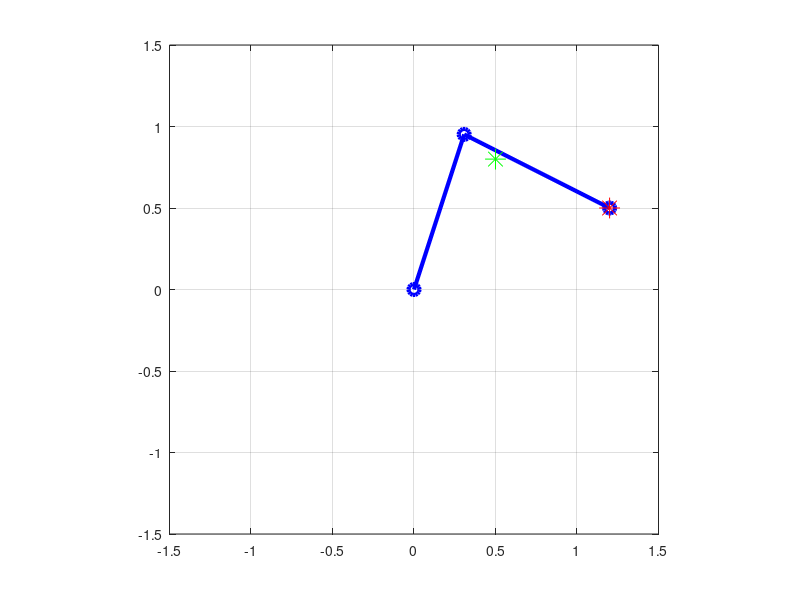
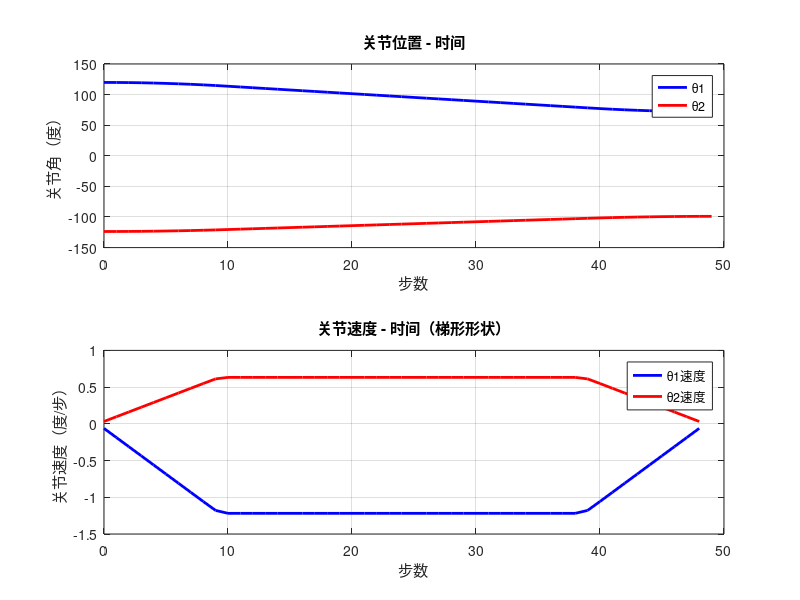

Write the MATLAB code that produced these figures, in order.
%% 全手写2R机械臂仿真：正运动学 + 逆运动学 + 轨迹规划
clear; clc; close all;

L1 = 1; L2 = 1;

%% ===== 1. 起点和终点 =====
start_point = [0.5, 0.8];   % 起点
end_point   = [1.2, 0.5];   % 终点

%% ===== 2. 逆运动学：从点求关节角（解析法）=====
function q = my_ik(x_target, y_target, L1, L2)
    cos_theta2 = (x_target^2 + y_target^2 - L1^2 - L2^2) / (2*L1*L2);
    theta2 = atan2(-sqrt(1-cos_theta2^2), cos_theta2);  % 肘下解
    phi = atan2(y_target, x_target);
    beta = atan2(L2*sin(theta2), L1+L2*cos(theta2));
    theta1 = phi - beta;
    q = [theta1; theta2];
end

%% ===== 3. 正运动学：从关节角求位置（手写）=====
function [x, y] = my_fk(q, L1, L2)
    x = L1*cos(q(1)) + L2*cos(q(1)+q(2));
    y = L1*sin(q(1)) + L2*sin(q(1)+q(2));
end

%% ===== 4. 轨迹规划：梯形速度（加-匀-减）=====
N = 50;
q_start = my_ik(start_point(1), start_point(2), L1, L2);
q_end   = my_ik(end_point(1), end_point(2), L1, L2);

% 梯形速度：前20%加速，中间60%匀速，后20%减速
q_traj = zeros(2, N);
for i = 1:N
    t = (i-1)/(N-1);  % 0到1（归一化）
    
    % 梯形速度对应的位置（积分）
    if t < 0.2
        s = t^2 / 0.32;           % 加速段
    elseif t > 0.8
        s = 1 - (1-t)^2 / 0.32;   % 减速段
    else
        s = 1.25*t - 0.125;          % 匀速段
    end
    
    q_traj(1,i) = q_start(1) + s*(q_end(1)-q_start(1));
    q_traj(2,i) = q_start(2) + s*(q_end(2)-q_start(2));
end

%% ===== 5. 动画 =====
figure;
for i = 1:N
    q = q_traj(:,i);
    [x, y] = my_fk(q, L1, L2);
    
    x1 = L1*cos(q(1));  y1 = L1*sin(q(1));
    
    plot([0 x1 x], [0 y1 y], 'b-o', 'LineWidth', 3, 'MarkerSize', 8); hold on;
    plot(start_point(1), start_point(2), 'g*', 'MarkerSize', 15);
    plot(end_point(1), end_point(2), 'r*', 'MarkerSize', 15);
    axis([-1.5 1.5 -1.5 1.5]);
    axis equal; grid on;
    drawnow;
    hold off;
end

fprintf('起点: (%.2f, %.2f) → 终点: (%.2f, %.2f)\n', start_point, end_point);

%% ===== 6. 画位置和速度曲线 =====
figure;

% 位置曲线
subplot(2,1,1);
plot(0:N-1, q_traj(1,:)*180/pi, 'b-', 'LineWidth', 2); hold on;
plot(0:N-1, q_traj(2,:)*180/pi, 'r-', 'LineWidth', 2);
xlabel('步数'); ylabel('关节角（度）');
legend('θ1', 'θ2');
title('关节位置 - 时间');
grid on;

% 速度曲线（差分算速度）
dq = diff(q_traj, 1, 2);  % 相邻两步的差
subplot(2,1,2);
plot(0:N-2, dq(1,:)*180/pi, 'b-', 'LineWidth', 2); hold on;
plot(0:N-2, dq(2,:)*180/pi, 'r-', 'LineWidth', 2);
xlabel('步数'); ylabel('关节速度（度/步）');
legend('θ1速度', 'θ2速度');
title('关节速度 - 时间（梯形形状）');
grid on;
